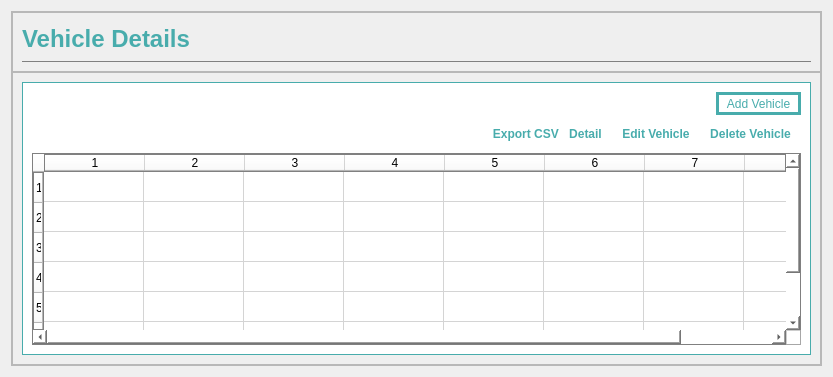
         <widget class="QWidget" name="AdminVehiclePage">
          <layout class="QHBoxLayout" name="horizontalLayout_52">
           <item>
            <widget class="QFrame" name="frame_107">
             <property name="frameShape">
              <enum>QFrame::StyledPanel</enum>
             </property>
             <property name="frameShadow">
              <enum>QFrame::Raised</enum>
             </property>
             <layout class="QVBoxLayout" name="verticalLayout_46">
              <property name="spacing">
               <number>0</number>
              </property>
              <property name="leftMargin">
               <number>0</number>
              </property>
              <property name="topMargin">
               <number>0</number>
              </property>
              <property name="rightMargin">
               <number>0</number>
              </property>
              <property name="bottomMargin">
               <number>0</number>
              </property>
              <item>
               <widget class="QFrame" name="frame_108">
                <property name="minimumSize">
                 <size>
                  <width>0</width>
                  <height>60</height>
                 </size>
                </property>
                <property name="maximumSize">
                 <size>
                  <width>16777215</width>
                  <height>16777215</height>
                 </size>
                </property>
                <property name="frameShape">
                 <enum>QFrame::StyledPanel</enum>
                </property>
                <property name="frameShadow">
                 <enum>QFrame::Raised</enum>
                </property>
                <layout class="QVBoxLayout" name="verticalLayout_40">
                 <item>
                  <widget class="QLabel" name="label_6">
                   <property name="font">
                    <font>
                     <pointsize>18</pointsize>
                     <weight>75</weight>
                     <bold>true</bold>
                    </font>
                   </property>
                   <property name="styleSheet">
                    <string notr="true">color:#48ACAC;</string>
                   </property>
                   <property name="text">
                    <string>Vehicle Details</string>
                   </property>
                  </widget>
                 </item>
                 <item>
                  <widget class="QLabel" name="label_49">
                   <property name="minimumSize">
                    <size>
                     <width>0</width>
                     <height>0</height>
                    </size>
                   </property>
                   <property name="maximumSize">
                    <size>
                     <width>16777215</width>
                     <height>1</height>
                    </size>
                   </property>
                   <property name="styleSheet">
                    <string notr="true">border:1px solid grey;</string>
                   </property>
                   <property name="text">
                    <string/>
                   </property>
                  </widget>
                 </item>
                </layout>
               </widget>
              </item>
              <item>
               <widget class="QFrame" name="frame_123">
                <property name="frameShape">
                 <enum>QFrame::StyledPanel</enum>
                </property>
                <property name="frameShadow">
                 <enum>QFrame::Raised</enum>
                </property>
                <layout class="QHBoxLayout" name="horizontalLayout_45">
                 <item>
                  <widget class="QFrame" name="frame_124">
                   <property name="styleSheet">
                    <string notr="true">background-color: rgb(255, 255, 255);
border:1px solid #48ACAC;</string>
                   </property>
                   <property name="frameShape">
                    <enum>QFrame::StyledPanel</enum>
                   </property>
                   <property name="frameShadow">
                    <enum>QFrame::Raised</enum>
                   </property>
                   <layout class="QVBoxLayout" name="verticalLayout_44">
                    <property name="spacing">
                     <number>0</number>
                    </property>
                    <property name="leftMargin">
                     <number>0</number>
                    </property>
                    <property name="topMargin">
                     <number>0</number>
                    </property>
                    <property name="rightMargin">
                     <number>0</number>
                    </property>
                    <property name="bottomMargin">
                     <number>0</number>
                    </property>
                    <item>
                     <widget class="QFrame" name="frame_125">
                      <property name="maximumSize">
                       <size>
                        <width>16777215</width>
                        <height>50</height>
                       </size>
                      </property>
                      <property name="styleSheet">
                       <string notr="true">border:0px;</string>
                      </property>
                      <property name="frameShape">
                       <enum>QFrame::StyledPanel</enum>
                      </property>
                      <property name="frameShadow">
                       <enum>QFrame::Raised</enum>
                      </property>
                      <layout class="QHBoxLayout" name="horizontalLayout_46">
                       <property name="spacing">
                        <number>0</number>
                       </property>
                       <property name="leftMargin">
                        <number>0</number>
                       </property>
                       <property name="topMargin">
                        <number>0</number>
                       </property>
                       <property name="rightMargin">
                        <number>0</number>
                       </property>
                       <property name="bottomMargin">
                        <number>0</number>
                       </property>
                       <item>
                        <widget class="QFrame" name="frame_127">
                         <property name="frameShape">
                          <enum>QFrame::StyledPanel</enum>
                         </property>
                         <property name="frameShadow">
                          <enum>QFrame::Raised</enum>
                         </property>
                         <layout class="QHBoxLayout" name="horizontalLayout_47">
                          <item>
                           <spacer name="horizontalSpacer_10">
                            <property name="orientation">
                             <enum>Qt::Horizontal</enum>
                            </property>
                            <property name="sizeHint" stdset="0">
                             <size>
                              <width>483</width>
                              <height>20</height>
                             </size>
                            </property>
                           </spacer>
                          </item>
                          <item>
                           <widget class="QPushButton" name="btnAdminAddVehicle">
                            <property name="minimumSize">
                             <size>
                              <width>85</width>
                              <height>23</height>
                             </size>
                            </property>
                            <property name="cursor">
                             <cursorShape>PointingHandCursor</cursorShape>
                            </property>
                            <property name="styleSheet">
                             <string notr="true">#btnAdminAddVehicle{
	border:3px solid #48ACAC; 
	color: rgb(72, 172, 172);
}
#btnAdminAddVehicle:hover{
	background-color: rgb(72, 172, 172);
	color: rgb(255,255,255);
}</string>
                            </property>
                            <property name="text">
                             <string>Add Vehicle</string>
                            </property>
                           </widget>
                          </item>
                         </layout>
                        </widget>
                       </item>
                      </layout>
                     </widget>
                    </item>
                    <item>
                     <widget class="QFrame" name="frame_128">
                      <property name="maximumSize">
                       <size>
                        <width>16777215</width>
                        <height>60</height>
                       </size>
                      </property>
                      <property name="styleSheet">
                       <string notr="true">border:0px;</string>
                      </property>
                      <property name="frameShape">
                       <enum>QFrame::StyledPanel</enum>
                      </property>
                      <property name="frameShadow">
                       <enum>QFrame::Raised</enum>
                      </property>
                      <layout class="QHBoxLayout" name="horizontalLayout_49">
                       <property name="spacing">
                        <number>0</number>
                       </property>
                       <property name="leftMargin">
                        <number>0</number>
                       </property>
                       <property name="topMargin">
                        <number>0</number>
                       </property>
                       <property name="rightMargin">
                        <number>0</number>
                       </property>
                       <property name="bottomMargin">
                        <number>0</number>
                       </property>
                      </layout>
                     </widget>
                    </item>
                    <item>
                     <widget class="QFrame" name="frame_129">
                      <property name="maximumSize">
                       <size>
                        <width>16777215</width>
                        <height>30</height>
                       </size>
                      </property>
                      <property name="styleSheet">
                       <string notr="true">border:0px;</string>
                      </property>
                      <property name="frameShape">
                       <enum>QFrame::StyledPanel</enum>
                      </property>
                      <property name="frameShadow">
                       <enum>QFrame::Raised</enum>
                      </property>
                      <layout class="QHBoxLayout" name="horizontalLayout_50">
                       <property name="spacing">
                        <number>0</number>
                       </property>
                       <property name="leftMargin">
                        <number>0</number>
                       </property>
                       <property name="topMargin">
                        <number>0</number>
                       </property>
                       <property name="rightMargin">
                        <number>9</number>
                       </property>
                       <property name="bottomMargin">
                        <number>0</number>
                       </property>
                       <item>
                        <spacer name="horizontalSpacer_16">
                         <property name="orientation">
                          <enum>Qt::Horizontal</enum>
                         </property>
                         <property name="sizeHint" stdset="0">
                          <size>
                           <width>463</width>
                           <height>20</height>
                          </size>
                         </property>
                        </spacer>
                       </item>
                       <item>
                        <widget class="QPushButton" name="btnAdminVehicleCSV">
                         <property name="font">
                          <font>
                           <weight>75</weight>
                           <bold>true</bold>
                          </font>
                         </property>
                         <property name="cursor">
                          <cursorShape>PointingHandCursor</cursorShape>
                         </property>
                         <property name="styleSheet">
                          <string notr="true">#btnAdminVehicleCSV{
	border:0px;
	color: rgb(72, 172, 172);
}
#btnAdminVehicleCSV:hover{
		color: white;
	background-color:#48ACAC;
}</string>
                         </property>
                         <property name="text">
                          <string>  Export CSV</string>
                         </property>
                        </widget>
                       </item>
                       <item>
                        <widget class="QPushButton" name="btnAdminVehicleDetail">
                         <property name="font">
                          <font>
                           <weight>75</weight>
                           <bold>true</bold>
                          </font>
                         </property>
                         <property name="cursor">
                          <cursorShape>PointingHandCursor</cursorShape>
                         </property>
                         <property name="styleSheet">
                          <string notr="true">#btnAdminVehicleDetail{
	border:0px;
	color: rgb(72, 172, 172);
}
#btnAdminVehicleDetail:hover{
	color: white;
	background-color:#48ACAC;
}</string>
                         </property>
                         <property name="text">
                          <string>   Detail   </string>
                         </property>
                        </widget>
                       </item>
                       <item>
                        <widget class="QPushButton" name="btnAdminEditVehicle">
                         <property name="font">
                          <font>
                           <weight>75</weight>
                           <bold>true</bold>
                          </font>
                         </property>
                         <property name="cursor">
                          <cursorShape>PointingHandCursor</cursorShape>
                         </property>
                         <property name="styleSheet">
                          <string notr="true">#btnAdminEditVehicle{
	border:0px;
	color: rgb(72, 172, 172);
}
#btnAdminEditVehicle:hover{
	color: white;
	background-color:#48ACAC;
}</string>
                         </property>
                         <property name="text">
                          <string>   Edit Vehicle   </string>
                         </property>
                        </widget>
                       </item>
                       <item>
                        <widget class="QPushButton" name="btnAdminDeleteVehicle">
                         <property name="font">
                          <font>
                           <weight>75</weight>
                           <bold>true</bold>
                          </font>
                         </property>
                         <property name="cursor">
                          <cursorShape>PointingHandCursor</cursorShape>
                         </property>
                         <property name="styleSheet">
                          <string notr="true">#btnAdminDeleteVehicle{
	border:0px;
	color: rgb(72, 172, 172);
}
#btnAdminDeleteVehicle:hover{
	color: white;
	background-color:#48ACAC;
}</string>
                         </property>
                         <property name="text">
                          <string>   Delete Vehicle   </string>
                         </property>
                        </widget>
                       </item>
                      </layout>
                     </widget>
                    </item>
                    <item>
                     <widget class="QFrame" name="frame_130">
                      <property name="styleSheet">
                       <string notr="true">border:0px;</string>
                      </property>
                      <property name="frameShape">
                       <enum>QFrame::StyledPanel</enum>
                      </property>
                      <property name="frameShadow">
                       <enum>QFrame::Raised</enum>
                      </property>
                      <layout class="QHBoxLayout" name="horizontalLayout_51">
                       <item>
                        <widget class="QTableWidget" name="tableAdminEmployees_2">
                         <property name="styleSheet">
                          <string notr="true">border: 1px solid grey;</string>
                         </property>
                         <property name="rowCount">
                          <number>7</number>
                         </property>
                         <property name="columnCount">
                          <number>8</number>
                         </property>
                         <row/>
                         <row/>
                         <row/>
                         <row/>
                         <row/>
                         <row/>
                         <row/>
                         <column/>
                         <column/>
                         <column/>
                         <column/>
                         <column/>
                         <column/>
                         <column/>
                         <column/>
                        </widget>
                       </item>
                      </layout>
                     </widget>
                    </item>
                   </layout>
                  </widget>
                 </item>
                </layout>
               </widget>
              </item>
             </layout>
            </widget>
           </item>
          </layout>
         </widget>
